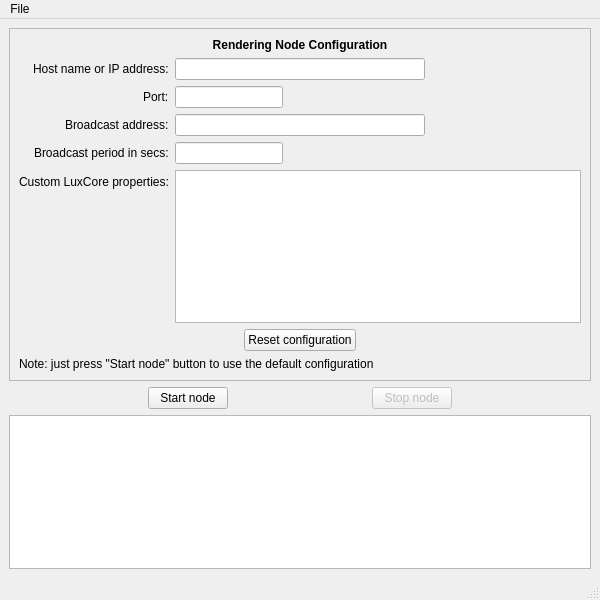
<?xml version="1.0" encoding="UTF-8"?>
<ui version="4.0">
 <class>MainWindow</class>
 <widget class="QMainWindow" name="MainWindow">
  <property name="geometry">
   <rect>
    <x>0</x>
    <y>0</y>
    <width>600</width>
    <height>600</height>
   </rect>
  </property>
  <property name="windowTitle">
   <string>PyLuxCore Tool NetNode</string>
  </property>
  <widget class="QWidget" name="centralwidget">
   <layout class="QVBoxLayout" name="verticalLayout">
    <item>
     <widget class="QFrame" name="frameNodeConfig">
      <property name="frameShape">
       <enum>QFrame::StyledPanel</enum>
      </property>
      <property name="frameShadow">
       <enum>QFrame::Raised</enum>
      </property>
      <layout class="QVBoxLayout" name="verticalLayout_2">
       <item>
        <widget class="QLabel" name="label_7">
         <property name="text">
          <string>&lt;B&gt;Rendering Node Configuration&lt;B&gt;</string>
         </property>
         <property name="textFormat">
          <enum>Qt::RichText</enum>
         </property>
         <property name="alignment">
          <set>Qt::AlignCenter</set>
         </property>
        </widget>
       </item>
       <item>
        <layout class="QFormLayout" name="formLayout">
         <property name="labelAlignment">
          <set>Qt::AlignRight|Qt::AlignTrailing|Qt::AlignVCenter</set>
         </property>
         <item row="0" column="0">
          <widget class="QLabel" name="label">
           <property name="text">
            <string>Host name or IP address:</string>
           </property>
          </widget>
         </item>
         <item row="1" column="0">
          <widget class="QLabel" name="label_2">
           <property name="text">
            <string>Port:</string>
           </property>
          </widget>
         </item>
         <item row="3" column="0">
          <widget class="QLabel" name="label_4">
           <property name="text">
            <string>Broadcast period in secs:</string>
           </property>
          </widget>
         </item>
         <item row="2" column="0">
          <widget class="QLabel" name="label_3">
           <property name="text">
            <string>Broadcast address:</string>
           </property>
          </widget>
         </item>
         <item row="4" column="0">
          <widget class="QLabel" name="label_5">
           <property name="text">
            <string>Custom LuxCore properties:</string>
           </property>
          </widget>
         </item>
         <item row="0" column="1">
          <widget class="QLineEdit" name="lineEditIPAddress">
           <property name="sizePolicy">
            <sizepolicy hsizetype="Fixed" vsizetype="Fixed">
             <horstretch>0</horstretch>
             <verstretch>0</verstretch>
            </sizepolicy>
           </property>
           <property name="minimumSize">
            <size>
             <width>250</width>
             <height>0</height>
            </size>
           </property>
           <property name="inputMask">
            <string/>
           </property>
           <property name="maxLength">
            <number>15</number>
           </property>
          </widget>
         </item>
         <item row="1" column="1">
          <widget class="QLineEdit" name="lineEditPort">
           <property name="sizePolicy">
            <sizepolicy hsizetype="Fixed" vsizetype="Fixed">
             <horstretch>0</horstretch>
             <verstretch>0</verstretch>
            </sizepolicy>
           </property>
           <property name="minimumSize">
            <size>
             <width>100</width>
             <height>0</height>
            </size>
           </property>
           <property name="baseSize">
            <size>
             <width>0</width>
             <height>0</height>
            </size>
           </property>
           <property name="inputMask">
            <string/>
           </property>
           <property name="maxLength">
            <number>5</number>
           </property>
          </widget>
         </item>
         <item row="2" column="1">
          <widget class="QLineEdit" name="lineEditBroadcastAddress">
           <property name="sizePolicy">
            <sizepolicy hsizetype="Fixed" vsizetype="Fixed">
             <horstretch>0</horstretch>
             <verstretch>0</verstretch>
            </sizepolicy>
           </property>
           <property name="minimumSize">
            <size>
             <width>250</width>
             <height>0</height>
            </size>
           </property>
          </widget>
         </item>
         <item row="3" column="1">
          <widget class="QLineEdit" name="lineEditBroadcastPeriod">
           <property name="sizePolicy">
            <sizepolicy hsizetype="Fixed" vsizetype="Fixed">
             <horstretch>0</horstretch>
             <verstretch>0</verstretch>
            </sizepolicy>
           </property>
           <property name="minimumSize">
            <size>
             <width>100</width>
             <height>0</height>
            </size>
           </property>
          </widget>
         </item>
         <item row="4" column="1">
          <widget class="QPlainTextEdit" name="plainTextEditProps">
           <property name="sizePolicy">
            <sizepolicy hsizetype="Preferred" vsizetype="Fixed">
             <horstretch>0</horstretch>
             <verstretch>0</verstretch>
            </sizepolicy>
           </property>
           <property name="minimumSize">
            <size>
             <width>0</width>
             <height>50</height>
            </size>
           </property>
           <property name="lineWrapMode">
            <enum>QPlainTextEdit::NoWrap</enum>
           </property>
          </widget>
         </item>
        </layout>
       </item>
       <item>
        <layout class="QHBoxLayout" name="horizontalLayout_2">
         <item>
          <widget class="QPushButton" name="pushButtonResetConfiguration">
           <property name="sizePolicy">
            <sizepolicy hsizetype="Fixed" vsizetype="Fixed">
             <horstretch>0</horstretch>
             <verstretch>0</verstretch>
            </sizepolicy>
           </property>
           <property name="text">
            <string>Reset configuration</string>
           </property>
          </widget>
         </item>
        </layout>
       </item>
       <item>
        <widget class="QLabel" name="label_6">
         <property name="text">
          <string>Note: just press &quot;Start node&quot; button to use the default configuration</string>
         </property>
        </widget>
       </item>
      </layout>
     </widget>
    </item>
    <item>
     <layout class="QHBoxLayout" name="horizontalLayout">
      <property name="topMargin">
       <number>0</number>
      </property>
      <item>
       <spacer name="horizontalSpacer">
        <property name="orientation">
         <enum>Qt::Horizontal</enum>
        </property>
        <property name="sizeHint" stdset="0">
         <size>
          <width>40</width>
          <height>20</height>
         </size>
        </property>
       </spacer>
      </item>
      <item>
       <widget class="QPushButton" name="pushButtonStartNode">
        <property name="text">
         <string>Start node</string>
        </property>
       </widget>
      </item>
      <item>
       <spacer name="horizontalSpacer_3">
        <property name="orientation">
         <enum>Qt::Horizontal</enum>
        </property>
        <property name="sizeHint" stdset="0">
         <size>
          <width>40</width>
          <height>20</height>
         </size>
        </property>
       </spacer>
      </item>
      <item>
       <widget class="QPushButton" name="pushButtonStopNode">
        <property name="enabled">
         <bool>false</bool>
        </property>
        <property name="text">
         <string>Stop node</string>
        </property>
       </widget>
      </item>
      <item>
       <spacer name="horizontalSpacer_2">
        <property name="orientation">
         <enum>Qt::Horizontal</enum>
        </property>
        <property name="sizeHint" stdset="0">
         <size>
          <width>40</width>
          <height>20</height>
         </size>
        </property>
       </spacer>
      </item>
     </layout>
    </item>
    <item>
     <widget class="QTextEdit" name="textEditLog">
      <property name="undoRedoEnabled">
       <bool>false</bool>
      </property>
      <property name="lineWrapMode">
       <enum>QTextEdit::NoWrap</enum>
      </property>
      <property name="readOnly">
       <bool>true</bool>
      </property>
     </widget>
    </item>
   </layout>
  </widget>
  <widget class="QMenuBar" name="menubar">
   <property name="geometry">
    <rect>
     <x>0</x>
     <y>0</y>
     <width>600</width>
     <height>25</height>
    </rect>
   </property>
   <widget class="QMenu" name="menuFile">
    <property name="title">
     <string>File</string>
    </property>
    <addaction name="actionQuit"/>
   </widget>
   <addaction name="menuFile"/>
  </widget>
  <widget class="QStatusBar" name="statusbar"/>
  <action name="actionQuit">
   <property name="text">
    <string>&amp;Quit</string>
   </property>
   <property name="shortcut">
    <string>Ctrl+Q</string>
   </property>
  </action>
 </widget>
 <resources/>
 <connections>
  <connection>
   <sender>actionQuit</sender>
   <signal>triggered()</signal>
   <receiver>MainWindow</receiver>
   <slot>clickedQuit()</slot>
   <hints>
    <hint type="sourcelabel">
     <x>-1</x>
     <y>-1</y>
    </hint>
    <hint type="destinationlabel">
     <x>399</x>
     <y>299</y>
    </hint>
   </hints>
  </connection>
  <connection>
   <sender>pushButtonResetConfiguration</sender>
   <signal>clicked()</signal>
   <receiver>MainWindow</receiver>
   <slot>clickedResetConfig()</slot>
   <hints>
    <hint type="sourcelabel">
     <x>299</x>
     <y>402</y>
    </hint>
    <hint type="destinationlabel">
     <x>299</x>
     <y>299</y>
    </hint>
   </hints>
  </connection>
  <connection>
   <sender>pushButtonStartNode</sender>
   <signal>clicked()</signal>
   <receiver>MainWindow</receiver>
   <slot>clickedStartNode()</slot>
   <hints>
    <hint type="sourcelabel">
     <x>186</x>
     <y>470</y>
    </hint>
    <hint type="destinationlabel">
     <x>299</x>
     <y>299</y>
    </hint>
   </hints>
  </connection>
  <connection>
   <sender>pushButtonStopNode</sender>
   <signal>clicked(bool)</signal>
   <receiver>MainWindow</receiver>
   <slot>clickedStopNode()</slot>
   <hints>
    <hint type="sourcelabel">
     <x>413</x>
     <y>470</y>
    </hint>
    <hint type="destinationlabel">
     <x>299</x>
     <y>299</y>
    </hint>
   </hints>
  </connection>
 </connections>
 <slots>
  <slot>clickedQuit()</slot>
  <slot>clickedResetConfig()</slot>
  <slot>clickedStartNode()</slot>
  <slot>clickedStopNode()</slot>
 </slots>
</ui>
